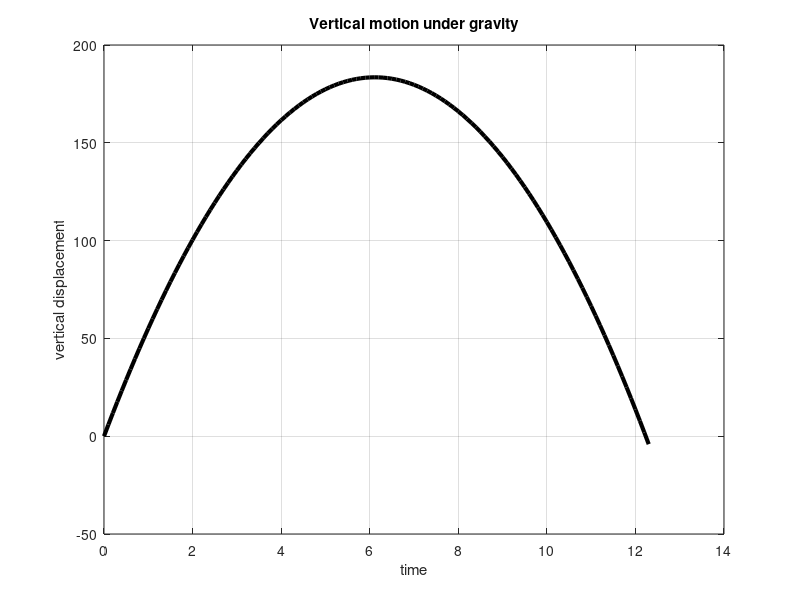

This figure's MATLAB source:
clear;
% (1) Assign the data (g, u and t) to MATLAB variables
g     =  9.81;               % acceleration due to gravity
u     =  60;                 % initial velocity m/s
t_end =  12.30;              % final time in seconds
t_int =  0.1 ;               % interval
t     =  0 : t_int : t_end;  % time vector

% (2) Calculate the value of s according to the formula
s     = u*t - g / 2 * t .^ 2

% (3) Plot the graph of s against t
plot(t,s,'k','Linewidth',3)
title('Vertical motion under gravity')
xlabel('time'), ylabel('vertical displacement')
grid

% (4) Stop